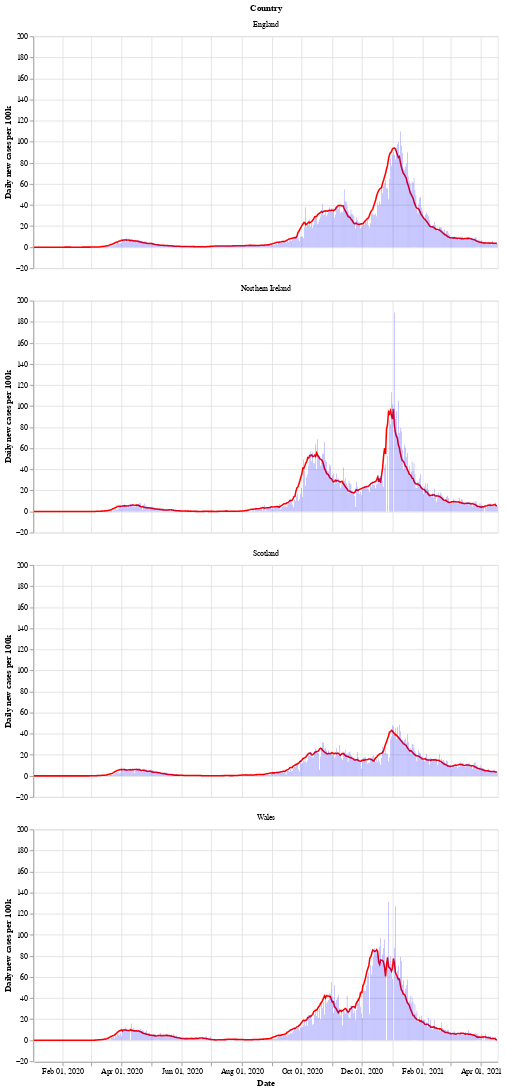

The code cell stored with this chart in its notebook:
### Markdown cell above
Next is a bar chart of the number of new cases in each country (per 100k population), with the 7 day moving average of cases. Again we see that Wales saw a longer period of raising and falling cases compared to the other countries.

After a period of cases falling, each nation is now seeing a rise in the number of cases - especially in Wales.

### Code cell
# collapse
bars = alt.Chart(uk_cases).mark_bar().encode(
    x=alt.X("yearmonthdate(date):T", axis=alt.Axis(title='Date')),
    y=alt.Y("newCasesRate:Q", axis=alt.Axis(title='Daily new cases per 100k')),
    tooltip='newCasesRate',
    color=alt.condition(
        alt.datum.dailyChange > 0,
        alt.value("orange"),  # The positive color
        alt.value("blue")  # The negative color
    )
).properties(title='New cases per 100k population with rolling 7 day average', width=600).interactive()
line = alt.Chart(uk_cases).mark_line(
    color='red',
    size=2,
).transform_window(
    rolling_mean='mean(newCasesRate)',
    frame=[0, 7],
    groupby=['areaName']
).encode(
    x='yearmonthdate(date):T',
    y='rolling_mean:Q'
)
alt.layer(line, bars, data=uk_cases).facet(alt.Row('areaName', title='Country'), columns=1)

### Figure 1 — Vega-Lite specification as saved in the notebook (floating-point values rounded to 4 significant figures; data arrays with more than 128 entries replaced by an {"elided": "..."} marker saying what was removed)
{"config": {"view": {"continuousWidth": 400, "continuousHeight": 300}}, "data": {"name": "data-f8b87c9d67b732ba171ec0b1a95f507d"}, "facet": {"type": "nominal", "field": "areaName", "title": "Country"}, "spec": {"layer": [{"mark": {"type": "line", "color": "red", "size": 2}, "encoding": {"x": {"type": "temporal", "field": "date", "timeUnit": "yearmonthdate"}, "y": {"type": "quantitative", "field": "rolling_mean"}}, "transform": [{"window": [{"op": "mean", "field": "newCasesRate", "as": "rolling_mean"}], "frame": [0, 7], "groupby": ["areaName"]}]}, {"mark": "bar", "encoding": {"color": {"condition": {"value": "orange", "test": "(datum.dailyChange > 0)"}, "value": "blue"}, "tooltip": {"type": "quantitative", "field": "newCasesRate"}, "x": {"type": "temporal", "axis": {"title": "Date"}, "field": "date", "timeUnit": "yearmonthdate"}, "y": {"type": "quantitative", "axis": {"title": "Daily new cases per 100k"}, "field": "newCasesRate"}}, "selection": {"selector002": {"type": "interval", "bind": "scales", "encodings": ["x", "y"]}}, "title": "New cases per 100k population with rolling 7 day average", "width": 600}]}, "columns": 1, "$schema": "https://vega.github.io/schema/vega-lite/v4.8.1.json", "datasets": {"data-f8b87c9d67b732ba171ec0b1a95f507d": {"elided": "1884 records"}}}
